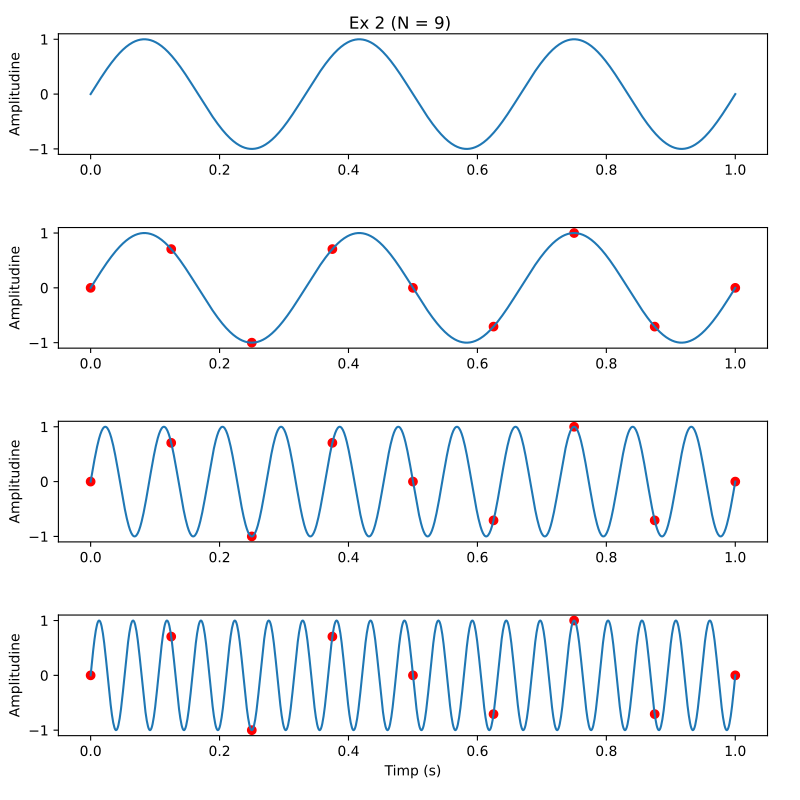

Reproduce this figure in Python.
import matplotlib.pyplot as plt
import numpy as np

def signal(x):
    return np.sin(2 * np.pi * 3 * x)

N = np.linspace(0,1,9)

t = np.linspace(0,1,1000)

fig, axs = plt.subplots(4)
plt.tight_layout()
fig.set_figheight(8)
fig.set_figwidth(8)
plt.suptitle("Ex 2 (N = 9)")
plt.xlabel("Timp (s)")


axs[0].plot(t, signal(t))
axs[0].set_ylabel("Amplitudine")

axs[1].plot(t, signal(t))
axs[1].scatter(N, signal(N), c='red')
axs[1].set_ylabel("Amplitudine")


axs[2].plot(t, np.sin(2 * np.pi * 11 * t),)
axs[2].scatter(N, signal(N), c='red')
axs[2].set_ylabel("Amplitudine")

axs[3].plot(t, np.sin(2 * np.pi * 19 * t))
axs[3].scatter(N, signal(N), c='red')
axs[3].set_ylabel("Amplitudine")

plt.savefig("lab04/ex2.pdf")
plt.show()
